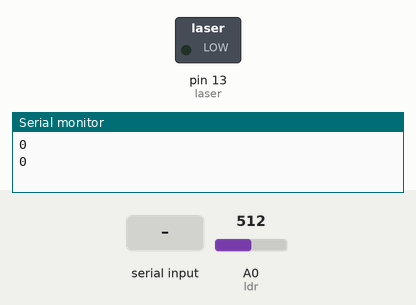
A sketch run on a simulated Arduino Uno, built with avr-gcc and run on an emulated ATmega328P. Parts: switched loads named in the sketch (green lamp = pin HIGH), the last lines printed to the serial monitor. Inputs (shaded band) come from the test bench; at power-on: A0 (ldr) = 512.

Above: at 1.2 s.
1.3 s: "o" received over Serial
At 2.6 s:
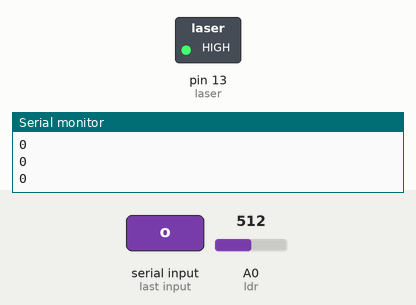
3.2 s: "c" received over Serial
At 3.8 s:
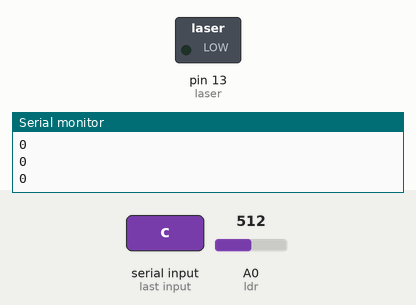
Timing chart, 0 to 6.2 s (numbered marks = the images above; inputs shaded):
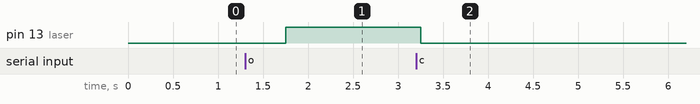

The sketch:

fortio.ino
```cpp
int counter =0;
int value;
int ldr = A0;
int laser=13;
char data;
bool on = false;
bool perase_fortio = false;


void setup() {
  pinMode (laser,OUTPUT);
  Serial.begin(9600);

  }

void loop(){
  value = analogRead(ldr);
//Serial.println (value);
  delay(250);


  if(Serial.available()>0){
    data=Serial.read();
  }
   if(data=='o'){
    digitalWrite(laser,HIGH);
    on = true;

   }
   else if (data=='c'){
    digitalWrite(laser,LOW);

    on = false;
   }

     value = analogRead(ldr);


    if(on && value<500)
    {

      perase_fortio = true;
    }

    if(on && value>500 && perase_fortio)
    {
      counter++;
      perase_fortio = false;
    }

    Serial.println (counter);


   delay(500);
}
```

Measured:
- after the input at 1.3 s, pin 13 (laser): LOW → HIGH after 0.45 s
- after the input at 3.2 s, pin 13 (laser): HIGH → LOW after 0.05 s
